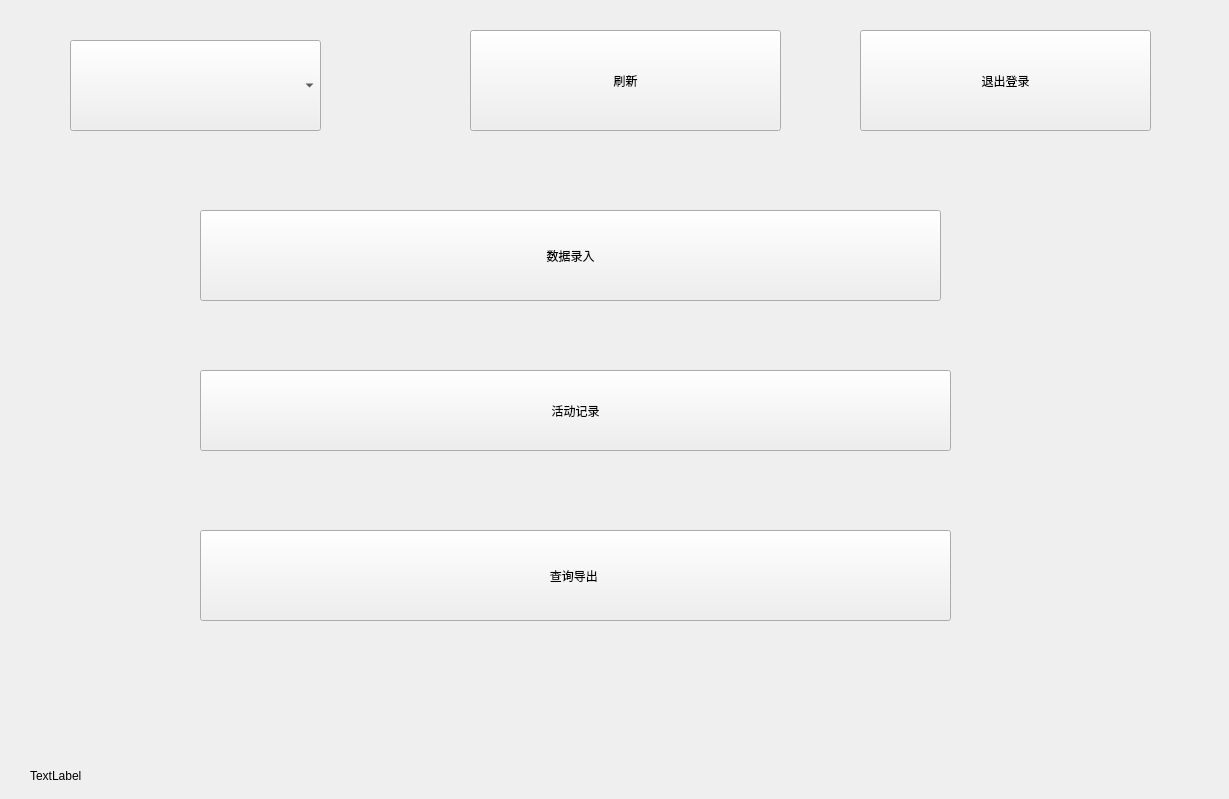
<?xml version="1.0" encoding="UTF-8"?>
<ui version="4.0">
 <class>MainWidget1</class>
 <widget class="QWidget" name="MainWidget1">
  <property name="geometry">
   <rect>
    <x>0</x>
    <y>0</y>
    <width>1229</width>
    <height>799</height>
   </rect>
  </property>
  <property name="windowTitle">
   <string>Form</string>
  </property>
  <widget class="QStackedWidget" name="stackedWidget">
   <property name="geometry">
    <rect>
     <x>20</x>
     <y>10</y>
     <width>1181</width>
     <height>731</height>
    </rect>
   </property>
   <property name="currentIndex">
    <number>0</number>
   </property>
   <widget class="QWidget" name="page">
    <widget class="QComboBox" name="comboBox">
     <property name="geometry">
      <rect>
       <x>50</x>
       <y>30</y>
       <width>251</width>
       <height>91</height>
      </rect>
     </property>
    </widget>
    <widget class="QPushButton" name="pushButton_5">
     <property name="geometry">
      <rect>
       <x>180</x>
       <y>520</y>
       <width>751</width>
       <height>91</height>
      </rect>
     </property>
     <property name="text">
      <string>查询导出 </string>
     </property>
    </widget>
    <widget class="QPushButton" name="pushButton_2">
     <property name="geometry">
      <rect>
       <x>840</x>
       <y>20</y>
       <width>291</width>
       <height>101</height>
      </rect>
     </property>
     <property name="text">
      <string>退出登录</string>
     </property>
    </widget>
    <widget class="QPushButton" name="pushButton_3">
     <property name="geometry">
      <rect>
       <x>180</x>
       <y>200</y>
       <width>741</width>
       <height>91</height>
      </rect>
     </property>
     <property name="text">
      <string>数据录入</string>
     </property>
    </widget>
    <widget class="QPushButton" name="pushButton">
     <property name="geometry">
      <rect>
       <x>450</x>
       <y>20</y>
       <width>311</width>
       <height>101</height>
      </rect>
     </property>
     <property name="text">
      <string>刷新</string>
     </property>
    </widget>
    <widget class="QPushButton" name="pushButton_4">
     <property name="geometry">
      <rect>
       <x>180</x>
       <y>360</y>
       <width>751</width>
       <height>81</height>
      </rect>
     </property>
     <property name="text">
      <string> 活动记录 </string>
     </property>
    </widget>
   </widget>
   <widget class="QWidget" name="page_2">
    <widget class="QStackedWidget" name="stackedWidget_2">
     <property name="geometry">
      <rect>
       <x>20</x>
       <y>150</y>
       <width>1171</width>
       <height>611</height>
      </rect>
     </property>
     <property name="currentIndex">
      <number>0</number>
     </property>
     <widget class="QWidget" name="page_3">
      <widget class="QLabel" name="label">
       <property name="geometry">
        <rect>
         <x>30</x>
         <y>100</y>
         <width>211</width>
         <height>61</height>
        </rect>
       </property>
       <property name="text">
        <string>年龄</string>
       </property>
      </widget>
      <widget class="QLabel" name="label_2">
       <property name="geometry">
        <rect>
         <x>40</x>
         <y>250</y>
         <width>191</width>
         <height>71</height>
        </rect>
       </property>
       <property name="text">
        <string>姓名</string>
       </property>
      </widget>
      <widget class="QLabel" name="label_5">
       <property name="geometry">
        <rect>
         <x>700</x>
         <y>90</y>
         <width>181</width>
         <height>81</height>
        </rect>
       </property>
       <property name="text">
        <string>记录时间</string>
       </property>
      </widget>
      <widget class="QLabel" name="label_7">
       <property name="geometry">
        <rect>
         <x>380</x>
         <y>100</y>
         <width>181</width>
         <height>71</height>
        </rect>
       </property>
       <property name="text">
        <string>性别</string>
       </property>
      </widget>
      <widget class="QLabel" name="label_6">
       <property name="geometry">
        <rect>
         <x>30</x>
         <y>360</y>
         <width>181</width>
         <height>81</height>
        </rect>
       </property>
       <property name="text">
        <string>备注</string>
       </property>
      </widget>
      <widget class="QLineEdit" name="lineEdit">
       <property name="geometry">
        <rect>
         <x>100</x>
         <y>110</y>
         <width>201</width>
         <height>51</height>
        </rect>
       </property>
      </widget>
      <widget class="QComboBox" name="comboBox_3">
       <property name="geometry">
        <rect>
         <x>450</x>
         <y>110</y>
         <width>191</width>
         <height>51</height>
        </rect>
       </property>
       <item>
        <property name="text">
         <string>男</string>
        </property>
       </item>
       <item>
        <property name="text">
         <string>女</string>
        </property>
       </item>
      </widget>
      <widget class="QLineEdit" name="lineEdit_2">
       <property name="geometry">
        <rect>
         <x>90</x>
         <y>370</y>
         <width>621</width>
         <height>191</height>
        </rect>
       </property>
      </widget>
      <widget class="QLineEdit" name="lineEdit_3">
       <property name="geometry">
        <rect>
         <x>100</x>
         <y>260</y>
         <width>201</width>
         <height>51</height>
        </rect>
       </property>
      </widget>
      <widget class="QDateTimeEdit" name="dateTimeEdit">
       <property name="geometry">
        <rect>
         <x>780</x>
         <y>110</y>
         <width>241</width>
         <height>51</height>
        </rect>
       </property>
      </widget>
      <widget class="QLabel" name="label_3">
       <property name="geometry">
        <rect>
         <x>370</x>
         <y>250</y>
         <width>191</width>
         <height>71</height>
        </rect>
       </property>
       <property name="text">
        <string>联系人</string>
       </property>
      </widget>
      <widget class="QPushButton" name="pushButton_6">
       <property name="geometry">
        <rect>
         <x>830</x>
         <y>480</y>
         <width>171</width>
         <height>61</height>
        </rect>
       </property>
       <property name="text">
        <string>提交</string>
       </property>
      </widget>
      <widget class="QLineEdit" name="lineEdit_8">
       <property name="geometry">
        <rect>
         <x>440</x>
         <y>260</y>
         <width>201</width>
         <height>51</height>
        </rect>
       </property>
      </widget>
     </widget>
     <widget class="QWidget" name="page_4">
      <widget class="QLabel" name="label_4">
       <property name="geometry">
        <rect>
         <x>-60</x>
         <y>90</y>
         <width>331</width>
         <height>61</height>
        </rect>
       </property>
       <property name="font">
        <font>
         <pointsize>15</pointsize>
        </font>
       </property>
       <property name="text">
        <string>	收缩压（单位 mmHg）</string>
       </property>
      </widget>
      <widget class="QLabel" name="label_8">
       <property name="geometry">
        <rect>
         <x>20</x>
         <y>170</y>
         <width>331</width>
         <height>61</height>
        </rect>
       </property>
       <property name="font">
        <font>
         <pointsize>15</pointsize>
        </font>
       </property>
       <property name="text">
        <string>舒张压（单位 mmHg）</string>
       </property>
      </widget>
      <widget class="QLabel" name="label_9">
       <property name="geometry">
        <rect>
         <x>20</x>
         <y>270</y>
         <width>331</width>
         <height>61</height>
        </rect>
       </property>
       <property name="font">
        <font>
         <pointsize>15</pointsize>
        </font>
       </property>
       <property name="text">
        <string>测量时间</string>
       </property>
      </widget>
      <widget class="QLabel" name="label_10">
       <property name="geometry">
        <rect>
         <x>20</x>
         <y>360</y>
         <width>331</width>
         <height>61</height>
        </rect>
       </property>
       <property name="font">
        <font>
         <pointsize>15</pointsize>
        </font>
       </property>
       <property name="text">
        <string>备注</string>
       </property>
      </widget>
      <widget class="QLineEdit" name="lineEdit_4">
       <property name="geometry">
        <rect>
         <x>270</x>
         <y>90</y>
         <width>421</width>
         <height>51</height>
        </rect>
       </property>
      </widget>
      <widget class="QLineEdit" name="lineEdit_5">
       <property name="geometry">
        <rect>
         <x>270</x>
         <y>180</y>
         <width>421</width>
         <height>61</height>
        </rect>
       </property>
      </widget>
      <widget class="QDateTimeEdit" name="dateTimeEdit_2">
       <property name="geometry">
        <rect>
         <x>260</x>
         <y>280</y>
         <width>431</width>
         <height>61</height>
        </rect>
       </property>
      </widget>
      <widget class="QLineEdit" name="lineEdit_6">
       <property name="geometry">
        <rect>
         <x>250</x>
         <y>370</y>
         <width>441</width>
         <height>51</height>
        </rect>
       </property>
      </widget>
      <widget class="QPushButton" name="pushButton_7">
       <property name="geometry">
        <rect>
         <x>860</x>
         <y>400</y>
         <width>171</width>
         <height>61</height>
        </rect>
       </property>
       <property name="text">
        <string>提交</string>
       </property>
      </widget>
     </widget>
     <widget class="QWidget" name="page_5">
      <widget class="QLabel" name="label_21">
       <property name="geometry">
        <rect>
         <x>130</x>
         <y>190</y>
         <width>331</width>
         <height>61</height>
        </rect>
       </property>
       <property name="font">
        <font>
         <pointsize>15</pointsize>
        </font>
       </property>
       <property name="text">
        <string>剂量</string>
       </property>
      </widget>
      <widget class="QLabel" name="label_22">
       <property name="geometry">
        <rect>
         <x>50</x>
         <y>110</y>
         <width>331</width>
         <height>61</height>
        </rect>
       </property>
       <property name="font">
        <font>
         <pointsize>15</pointsize>
        </font>
       </property>
       <property name="text">
        <string>	药品名称</string>
       </property>
      </widget>
      <widget class="QLabel" name="label_23">
       <property name="geometry">
        <rect>
         <x>110</x>
         <y>290</y>
         <width>331</width>
         <height>61</height>
        </rect>
       </property>
       <property name="font">
        <font>
         <pointsize>15</pointsize>
        </font>
       </property>
       <property name="text">
        <string>记录时间</string>
       </property>
      </widget>
      <widget class="QLineEdit" name="lineEdit_13">
       <property name="geometry">
        <rect>
         <x>380</x>
         <y>110</y>
         <width>421</width>
         <height>51</height>
        </rect>
       </property>
      </widget>
      <widget class="QDateTimeEdit" name="dateTimeEdit_5">
       <property name="geometry">
        <rect>
         <x>370</x>
         <y>300</y>
         <width>431</width>
         <height>61</height>
        </rect>
       </property>
      </widget>
      <widget class="QLineEdit" name="lineEdit_14">
       <property name="geometry">
        <rect>
         <x>380</x>
         <y>200</y>
         <width>421</width>
         <height>61</height>
        </rect>
       </property>
      </widget>
      <widget class="QLineEdit" name="lineEdit_15">
       <property name="geometry">
        <rect>
         <x>360</x>
         <y>390</y>
         <width>441</width>
         <height>51</height>
        </rect>
       </property>
      </widget>
      <widget class="QLabel" name="label_24">
       <property name="geometry">
        <rect>
         <x>100</x>
         <y>380</y>
         <width>331</width>
         <height>61</height>
        </rect>
       </property>
       <property name="font">
        <font>
         <pointsize>15</pointsize>
        </font>
       </property>
       <property name="text">
        <string>用法</string>
       </property>
      </widget>
      <widget class="QLabel" name="label_25">
       <property name="geometry">
        <rect>
         <x>80</x>
         <y>480</y>
         <width>331</width>
         <height>61</height>
        </rect>
       </property>
       <property name="font">
        <font>
         <pointsize>15</pointsize>
        </font>
       </property>
       <property name="text">
        <string>备注</string>
       </property>
      </widget>
      <widget class="QLineEdit" name="lineEdit_16">
       <property name="geometry">
        <rect>
         <x>360</x>
         <y>470</y>
         <width>441</width>
         <height>51</height>
        </rect>
       </property>
      </widget>
      <widget class="QPushButton" name="pushButton_8">
       <property name="geometry">
        <rect>
         <x>890</x>
         <y>500</y>
         <width>171</width>
         <height>61</height>
        </rect>
       </property>
       <property name="text">
        <string>提交</string>
       </property>
      </widget>
     </widget>
    </widget>
    <widget class="QComboBox" name="comboBox_2">
     <property name="geometry">
      <rect>
       <x>50</x>
       <y>40</y>
       <width>251</width>
       <height>71</height>
      </rect>
     </property>
     <property name="font">
      <font>
       <family>URW Chancery L</family>
       <pointsize>36</pointsize>
       <weight>50</weight>
       <bold>false</bold>
       <stylestrategy>NoAntialias</stylestrategy>
       <kerning>true</kerning>
      </font>
     </property>
     <property name="layoutDirection">
      <enum>Qt::LeftToRight</enum>
     </property>
     <property name="autoFillBackground">
      <bool>false</bool>
     </property>
     <item>
      <property name="text">
       <string>基本信息</string>
      </property>
     </item>
     <item>
      <property name="text">
       <string>血压</string>
      </property>
     </item>
     <item>
      <property name="text">
       <string>用药</string>
      </property>
     </item>
    </widget>
    <widget class="QPushButton" name="pushButton_9">
     <property name="geometry">
      <rect>
       <x>770</x>
       <y>60</y>
       <width>171</width>
       <height>61</height>
      </rect>
     </property>
     <property name="text">
      <string>返回</string>
     </property>
    </widget>
   </widget>
   <widget class="QWidget" name="page_9">
    <widget class="QComboBox" name="comboBox_7">
     <property name="geometry">
      <rect>
       <x>50</x>
       <y>40</y>
       <width>201</width>
       <height>81</height>
      </rect>
     </property>
     <property name="font">
      <font>
       <pointsize>24</pointsize>
      </font>
     </property>
     <item>
      <property name="text">
       <string>起床</string>
      </property>
     </item>
     <item>
      <property name="text">
       <string>用餐</string>
      </property>
     </item>
     <item>
      <property name="text">
       <string>散步</string>
      </property>
     </item>
     <item>
      <property name="text">
       <string>服药</string>
      </property>
     </item>
    </widget>
    <widget class="QStackedWidget" name="stackedWidget_3">
     <property name="geometry">
      <rect>
       <x>30</x>
       <y>160</y>
       <width>1131</width>
       <height>581</height>
      </rect>
     </property>
     <property name="currentIndex">
      <number>0</number>
     </property>
     <widget class="QWidget" name="page_10">
      <widget class="QLabel" name="label_26">
       <property name="geometry">
        <rect>
         <x>210</x>
         <y>180</y>
         <width>171</width>
         <height>51</height>
        </rect>
       </property>
       <property name="font">
        <font>
         <pointsize>17</pointsize>
        </font>
       </property>
       <property name="text">
        <string>起床开始时间</string>
       </property>
      </widget>
      <widget class="QLabel" name="label_27">
       <property name="geometry">
        <rect>
         <x>210</x>
         <y>320</y>
         <width>171</width>
         <height>51</height>
        </rect>
       </property>
       <property name="font">
        <font>
         <pointsize>17</pointsize>
        </font>
       </property>
       <property name="text">
        <string>起床结束时间</string>
       </property>
      </widget>
      <widget class="QDateTimeEdit" name="dateTimeEdit_6">
       <property name="geometry">
        <rect>
         <x>390</x>
         <y>180</y>
         <width>461</width>
         <height>51</height>
        </rect>
       </property>
      </widget>
      <widget class="QDateTimeEdit" name="dateTimeEdit_7">
       <property name="geometry">
        <rect>
         <x>390</x>
         <y>310</y>
         <width>461</width>
         <height>51</height>
        </rect>
       </property>
      </widget>
      <widget class="QPushButton" name="pushButton_12">
       <property name="geometry">
        <rect>
         <x>890</x>
         <y>460</y>
         <width>171</width>
         <height>61</height>
        </rect>
       </property>
       <property name="text">
        <string>提交</string>
       </property>
      </widget>
     </widget>
     <widget class="QWidget" name="page_11">
      <widget class="QDateTimeEdit" name="dateTimeEdit_8">
       <property name="geometry">
        <rect>
         <x>290</x>
         <y>270</y>
         <width>461</width>
         <height>51</height>
        </rect>
       </property>
      </widget>
      <widget class="QLabel" name="label_28">
       <property name="geometry">
        <rect>
         <x>110</x>
         <y>280</y>
         <width>171</width>
         <height>51</height>
        </rect>
       </property>
       <property name="font">
        <font>
         <pointsize>17</pointsize>
        </font>
       </property>
       <property name="text">
        <string>用餐结束时间</string>
       </property>
      </widget>
      <widget class="QLabel" name="label_29">
       <property name="geometry">
        <rect>
         <x>110</x>
         <y>140</y>
         <width>171</width>
         <height>51</height>
        </rect>
       </property>
       <property name="font">
        <font>
         <pointsize>17</pointsize>
        </font>
       </property>
       <property name="text">
        <string>用餐开始时间</string>
       </property>
      </widget>
      <widget class="QDateTimeEdit" name="dateTimeEdit_9">
       <property name="geometry">
        <rect>
         <x>290</x>
         <y>140</y>
         <width>461</width>
         <height>51</height>
        </rect>
       </property>
      </widget>
      <widget class="QPushButton" name="pushButton_13">
       <property name="geometry">
        <rect>
         <x>910</x>
         <y>430</y>
         <width>171</width>
         <height>61</height>
        </rect>
       </property>
       <property name="text">
        <string>提交</string>
       </property>
      </widget>
     </widget>
     <widget class="QWidget" name="page_12">
      <widget class="QLabel" name="label_30">
       <property name="geometry">
        <rect>
         <x>90</x>
         <y>290</y>
         <width>171</width>
         <height>51</height>
        </rect>
       </property>
       <property name="font">
        <font>
         <pointsize>17</pointsize>
        </font>
       </property>
       <property name="text">
        <string>散步结束时间</string>
       </property>
      </widget>
      <widget class="QLabel" name="label_31">
       <property name="geometry">
        <rect>
         <x>90</x>
         <y>150</y>
         <width>171</width>
         <height>51</height>
        </rect>
       </property>
       <property name="font">
        <font>
         <pointsize>17</pointsize>
        </font>
       </property>
       <property name="text">
        <string>散步开始时间</string>
       </property>
      </widget>
      <widget class="QDateTimeEdit" name="dateTimeEdit_10">
       <property name="geometry">
        <rect>
         <x>270</x>
         <y>280</y>
         <width>461</width>
         <height>51</height>
        </rect>
       </property>
      </widget>
      <widget class="QDateTimeEdit" name="dateTimeEdit_11">
       <property name="geometry">
        <rect>
         <x>270</x>
         <y>150</y>
         <width>461</width>
         <height>51</height>
        </rect>
       </property>
      </widget>
      <widget class="QPushButton" name="pushButton_14">
       <property name="geometry">
        <rect>
         <x>920</x>
         <y>480</y>
         <width>171</width>
         <height>61</height>
        </rect>
       </property>
       <property name="text">
        <string>提交</string>
       </property>
      </widget>
     </widget>
     <widget class="QWidget" name="page_13">
      <widget class="QLabel" name="label_32">
       <property name="geometry">
        <rect>
         <x>120</x>
         <y>290</y>
         <width>171</width>
         <height>51</height>
        </rect>
       </property>
       <property name="font">
        <font>
         <pointsize>17</pointsize>
        </font>
       </property>
       <property name="text">
        <string>服药结束时间</string>
       </property>
      </widget>
      <widget class="QLabel" name="label_33">
       <property name="geometry">
        <rect>
         <x>120</x>
         <y>150</y>
         <width>171</width>
         <height>51</height>
        </rect>
       </property>
       <property name="font">
        <font>
         <pointsize>17</pointsize>
        </font>
       </property>
       <property name="text">
        <string>服药开始时间</string>
       </property>
      </widget>
      <widget class="QDateTimeEdit" name="dateTimeEdit_12">
       <property name="geometry">
        <rect>
         <x>300</x>
         <y>280</y>
         <width>461</width>
         <height>51</height>
        </rect>
       </property>
      </widget>
      <widget class="QDateTimeEdit" name="dateTimeEdit_13">
       <property name="geometry">
        <rect>
         <x>300</x>
         <y>150</y>
         <width>461</width>
         <height>51</height>
        </rect>
       </property>
      </widget>
      <widget class="QPushButton" name="pushButton_11">
       <property name="geometry">
        <rect>
         <x>770</x>
         <y>460</y>
         <width>171</width>
         <height>61</height>
        </rect>
       </property>
       <property name="text">
        <string>提交</string>
       </property>
      </widget>
     </widget>
    </widget>
    <widget class="QPushButton" name="pushButton_10">
     <property name="geometry">
      <rect>
       <x>580</x>
       <y>60</y>
       <width>171</width>
       <height>61</height>
      </rect>
     </property>
     <property name="text">
      <string>返回</string>
     </property>
    </widget>
   </widget>
   <widget class="QWidget" name="page_6">
    <widget class="QComboBox" name="comboBox_5">
     <property name="geometry">
      <rect>
       <x>30</x>
       <y>40</y>
       <width>251</width>
       <height>81</height>
      </rect>
     </property>
     <property name="font">
      <font>
       <pointsize>19</pointsize>
      </font>
     </property>
     <item>
      <property name="text">
       <string>基本信息</string>
      </property>
     </item>
     <item>
      <property name="text">
       <string> 血压记录</string>
      </property>
     </item>
     <item>
      <property name="text">
       <string>药物记录</string>
      </property>
     </item>
     <item>
      <property name="text">
       <string>行为记录</string>
      </property>
     </item>
    </widget>
    <widget class="QLineEdit" name="lineEdit_7">
     <property name="geometry">
      <rect>
       <x>460</x>
       <y>50</y>
       <width>261</width>
       <height>71</height>
      </rect>
     </property>
    </widget>
    <widget class="QLabel" name="label_11">
     <property name="geometry">
      <rect>
       <x>330</x>
       <y>70</y>
       <width>111</width>
       <height>41</height>
      </rect>
     </property>
     <property name="text">
      <string>老人电话</string>
     </property>
    </widget>
    <widget class="QStackedWidget" name="stackedWidget_4">
     <property name="geometry">
      <rect>
       <x>10</x>
       <y>150</y>
       <width>1181</width>
       <height>591</height>
      </rect>
     </property>
     <property name="currentIndex">
      <number>0</number>
     </property>
     <widget class="QWidget" name="page_7">
      <widget class="QTableWidget" name="tableWidget">
       <property name="geometry">
        <rect>
         <x>40</x>
         <y>30</y>
         <width>891</width>
         <height>491</height>
        </rect>
       </property>
       <attribute name="horizontalHeaderDefaultSectionSize">
        <number>147</number>
       </attribute>
       <attribute name="horizontalHeaderMinimumSectionSize">
        <number>63</number>
       </attribute>
       <attribute name="verticalHeaderDefaultSectionSize">
        <number>46</number>
       </attribute>
       <row>
        <property name="text">
         <string/>
        </property>
       </row>
       <row>
        <property name="text">
         <string/>
        </property>
       </row>
       <row>
        <property name="text">
         <string/>
        </property>
       </row>
       <row>
        <property name="text">
         <string/>
        </property>
       </row>
       <row>
        <property name="text">
         <string/>
        </property>
       </row>
       <row>
        <property name="text">
         <string/>
        </property>
       </row>
       <row>
        <property name="text">
         <string/>
        </property>
       </row>
       <row>
        <property name="text">
         <string/>
        </property>
       </row>
       <row>
        <property name="text">
         <string/>
        </property>
       </row>
       <row>
        <property name="text">
         <string/>
        </property>
       </row>
       <column>
        <property name="text">
         <string notr="true">年龄</string>
        </property>
       </column>
       <column>
        <property name="text">
         <string>性别</string>
        </property>
       </column>
       <column>
        <property name="text">
         <string>记录时间</string>
        </property>
       </column>
       <column>
        <property name="text">
         <string>姓名</string>
        </property>
       </column>
       <column>
        <property name="text">
         <string>联系人</string>
        </property>
       </column>
       <column>
        <property name="text">
         <string>备注</string>
        </property>
       </column>
      </widget>
     </widget>
     <widget class="QWidget" name="page_8">
      <widget class="QTableWidget" name="tableWidget_2">
       <property name="geometry">
        <rect>
         <x>50</x>
         <y>40</y>
         <width>891</width>
         <height>491</height>
        </rect>
       </property>
       <attribute name="horizontalHeaderDefaultSectionSize">
        <number>221</number>
       </attribute>
       <attribute name="horizontalHeaderMinimumSectionSize">
        <number>63</number>
       </attribute>
       <attribute name="verticalHeaderDefaultSectionSize">
        <number>46</number>
       </attribute>
       <row>
        <property name="text">
         <string/>
        </property>
       </row>
       <row>
        <property name="text">
         <string/>
        </property>
       </row>
       <row>
        <property name="text">
         <string/>
        </property>
       </row>
       <row>
        <property name="text">
         <string/>
        </property>
       </row>
       <row>
        <property name="text">
         <string/>
        </property>
       </row>
       <row>
        <property name="text">
         <string/>
        </property>
       </row>
       <row>
        <property name="text">
         <string/>
        </property>
       </row>
       <row>
        <property name="text">
         <string/>
        </property>
       </row>
       <row>
        <property name="text">
         <string/>
        </property>
       </row>
       <row>
        <property name="text">
         <string/>
        </property>
       </row>
       <column>
        <property name="text">
         <string notr="true">收缩压</string>
        </property>
       </column>
       <column>
        <property name="text">
         <string>舒张压</string>
        </property>
       </column>
       <column>
        <property name="text">
         <string>测量时间</string>
        </property>
       </column>
       <column>
        <property name="text">
         <string>备注</string>
        </property>
       </column>
      </widget>
     </widget>
     <widget class="QWidget" name="page_14">
      <widget class="QTableWidget" name="tableWidget_3">
       <property name="geometry">
        <rect>
         <x>90</x>
         <y>50</y>
         <width>891</width>
         <height>491</height>
        </rect>
       </property>
       <attribute name="horizontalHeaderDefaultSectionSize">
        <number>177</number>
       </attribute>
       <attribute name="horizontalHeaderMinimumSectionSize">
        <number>63</number>
       </attribute>
       <attribute name="verticalHeaderDefaultSectionSize">
        <number>46</number>
       </attribute>
       <row>
        <property name="text">
         <string/>
        </property>
       </row>
       <row>
        <property name="text">
         <string/>
        </property>
       </row>
       <row>
        <property name="text">
         <string/>
        </property>
       </row>
       <row>
        <property name="text">
         <string/>
        </property>
       </row>
       <row>
        <property name="text">
         <string/>
        </property>
       </row>
       <row>
        <property name="text">
         <string/>
        </property>
       </row>
       <row>
        <property name="text">
         <string/>
        </property>
       </row>
       <row>
        <property name="text">
         <string/>
        </property>
       </row>
       <row>
        <property name="text">
         <string/>
        </property>
       </row>
       <row>
        <property name="text">
         <string/>
        </property>
       </row>
       <column>
        <property name="text">
         <string notr="true">药品名称</string>
        </property>
       </column>
       <column>
        <property name="text">
         <string>剂量</string>
        </property>
       </column>
       <column>
        <property name="text">
         <string>记录时间</string>
        </property>
       </column>
       <column>
        <property name="text">
         <string>用法</string>
        </property>
       </column>
       <column>
        <property name="text">
         <string>备注</string>
        </property>
       </column>
      </widget>
     </widget>
     <widget class="QWidget" name="page_15">
      <widget class="QTableWidget" name="tableWidget_4">
       <property name="geometry">
        <rect>
         <x>100</x>
         <y>60</y>
         <width>891</width>
         <height>491</height>
        </rect>
       </property>
       <attribute name="horizontalHeaderDefaultSectionSize">
        <number>294</number>
       </attribute>
       <attribute name="horizontalHeaderMinimumSectionSize">
        <number>63</number>
       </attribute>
       <attribute name="verticalHeaderDefaultSectionSize">
        <number>46</number>
       </attribute>
       <row>
        <property name="text">
         <string/>
        </property>
       </row>
       <row>
        <property name="text">
         <string/>
        </property>
       </row>
       <row>
        <property name="text">
         <string/>
        </property>
       </row>
       <row>
        <property name="text">
         <string/>
        </property>
       </row>
       <row>
        <property name="text">
         <string/>
        </property>
       </row>
       <row>
        <property name="text">
         <string/>
        </property>
       </row>
       <row>
        <property name="text">
         <string/>
        </property>
       </row>
       <row>
        <property name="text">
         <string/>
        </property>
       </row>
       <row>
        <property name="text">
         <string/>
        </property>
       </row>
       <row>
        <property name="text">
         <string/>
        </property>
       </row>
       <column>
        <property name="text">
         <string notr="true">活动类型</string>
        </property>
       </column>
       <column>
        <property name="text">
         <string>活动开始时间</string>
        </property>
       </column>
       <column>
        <property name="text">
         <string>活动结束时间</string>
        </property>
       </column>
      </widget>
     </widget>
    </widget>
    <widget class="QPushButton" name="pushButton_15">
     <property name="geometry">
      <rect>
       <x>740</x>
       <y>60</y>
       <width>211</width>
       <height>61</height>
      </rect>
     </property>
     <property name="text">
      <string> 查询</string>
     </property>
    </widget>
    <widget class="QPushButton" name="pushButton_16">
     <property name="geometry">
      <rect>
       <x>970</x>
       <y>60</y>
       <width>171</width>
       <height>61</height>
      </rect>
     </property>
     <property name="text">
      <string>返回</string>
     </property>
    </widget>
   </widget>
  </widget>
  <widget class="QLabel" name="systemtime_label">
   <property name="geometry">
    <rect>
     <x>30</x>
     <y>760</y>
     <width>291</width>
     <height>31</height>
    </rect>
   </property>
   <property name="text">
    <string>TextLabel</string>
   </property>
  </widget>
 </widget>
 <resources/>
 <connections/>
</ui>
